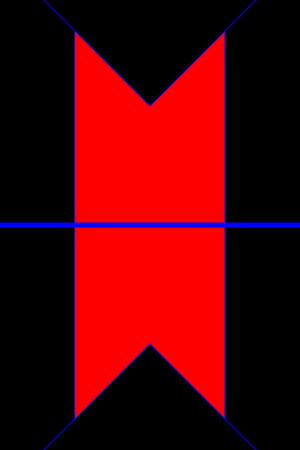
Frame 1 (no input)
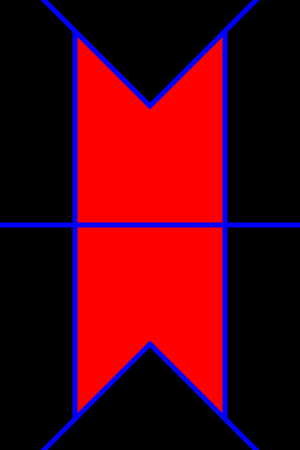
Frame 60 (no input)
Frame 120 (the mouse pressed at the canvas centre since frame 60): identical to frame 60, image omitted

The p5.js sketch that drew these frames (run headless with seeded random() and noise() and a simulated clock; from frame 60 on, the mouse is pressed at the canvas centre):

// p5.js sketch
// ── sketch.js
function setup() {
  createCanvas(300, 450);
  // 0-360 degrees rather than radians
  angleMode(DEGREES);
  // draw from center rather than corner
  rectMode(CENTER);
}

function draw() {
  background(0);
  
  stroke(0,0,255)
  
  // red rectangle, height of canvas
  fill(255, 0, 0);
  rect(width / 2, height / 2, width / 2, height);

  // top rotated square, over rectangle (ribbon cut out)
  push();
  translate(width / 2, 0);
  rotate(45);
  fill(0);
  square(0, 0, width / 2);
  pop();
  
  // bottom rotated square, over rectangle (ribbon cut out)
  push();
  translate(width / 2, height);
  rotate(45);
  fill(0);
  square(0, 0, width / 2);
  pop();
  
  // cut rectangle in half 
  strokeWeight(5);
  line(0, height / 2, width, height / 2);
}
